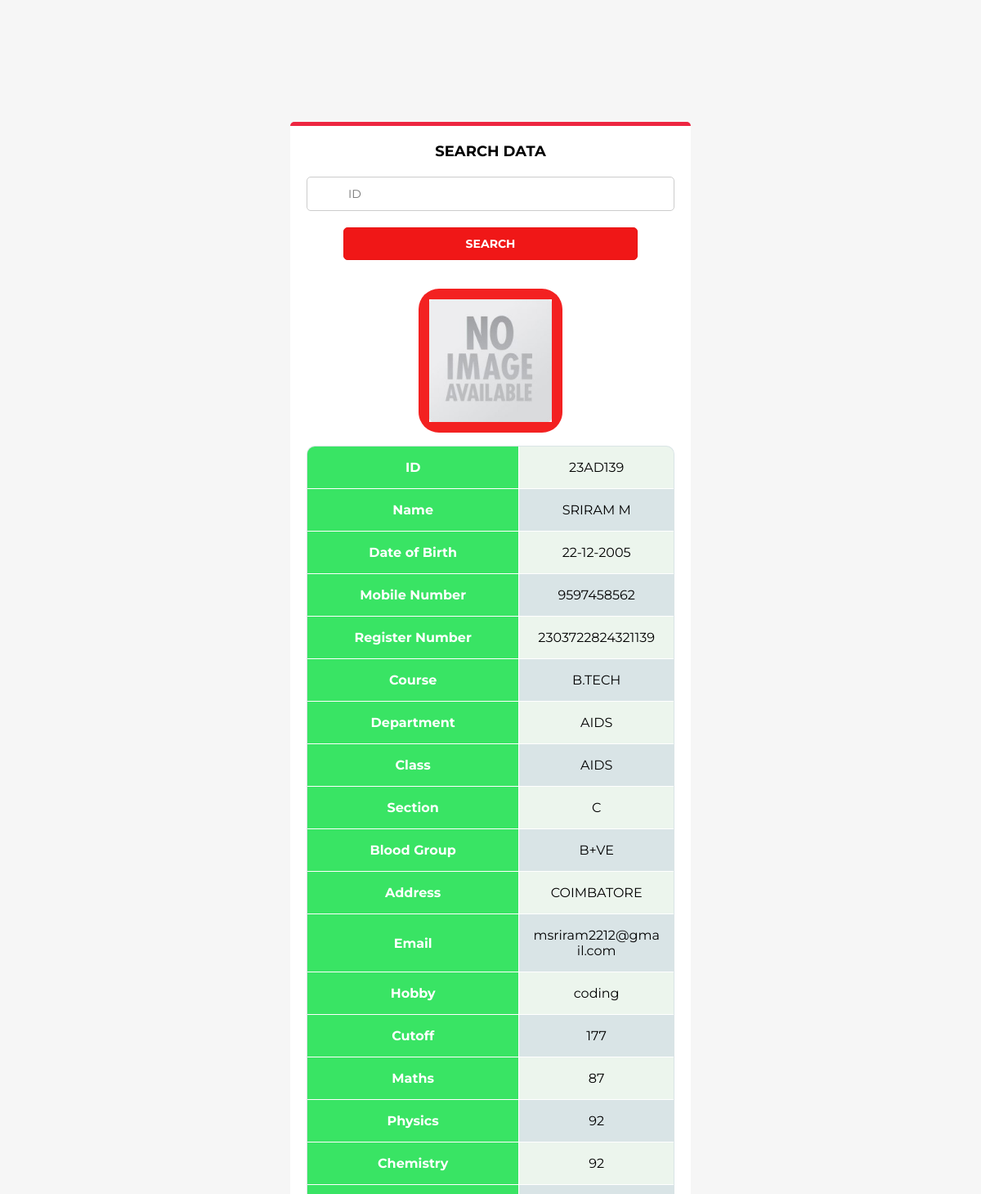
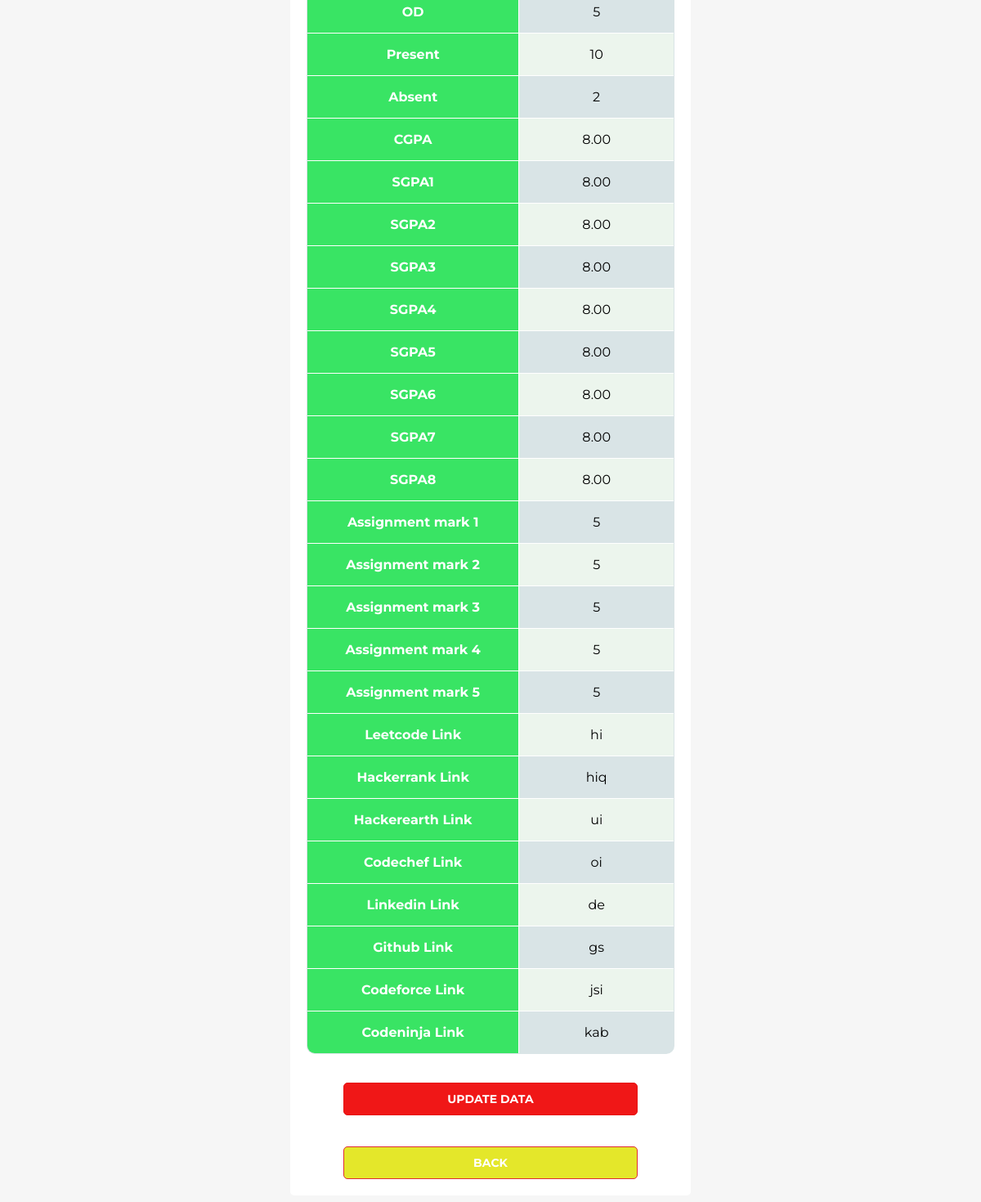
Page /search.php?id=23AD139 (signed in) on the committed database (2 pictures, top to bottom).
### tables this page shows
CREATE TABLE IF NOT EXISTS `students` (
  `STUD_ID` varchar(100) NOT NULL,
  `STUD_NAME` varchar(100) NOT NULL,
  `STUD_DOB` date NOT NULL,
  `STUD_PHONE` varchar(100) NOT NULL,
  `STUD_IC` varchar(100) NOT NULL, 
  `STUD_COURSE` varchar(100) NOT NULL,
  `STUD_DEPT` varchar(10) NOT NULL,
  `STUD_CLASS` varchar(100) NOT NULL,
  `STUD_SECTION` varchar(100) NOT NULL,
  `STUD_BLOODGROUP` varchar(100) NOT NULL,
  `STUD_ADDRESS` varchar(100) NOT NULL,
  `STUD_EMAIL` varchar(100) NOT NULL,
  `HOBBY` varchar(100) NOT NULL,
  `CUTOFF` FLOAT(100,2) NOT NULL ,
  `MATHS` FLOAT(100,2) NOT NULL,
  `PHYSICS` FLOAT(100,2) NOT NULL ,
  `CHEMISTRY` FLOAT(100,2) NOT NULL,
  `OD` INT(100) NOT NULL ,
  `A_P` INT(100) NOT NULL ,
  `A_A` INT(100) NOT NULL,
  `CGPA` DECIMAL(10,2) NOT NULL ,
  `SFGPA` DECIMAL(10,2) NOT NULL,
  `SSGPA` DECIMAL(10,2) NOT NULL ,
  `STGPA` DECIMAL(10,2) NOT NULL ,
  `SFOGPA` DECIMAL(10,2) NOT NULL ,
  `SFFGPA` DECIMAL(10,2) NOT NULL,
  `SSIGPA` DECIMAL(10,2) NOT NULL,
  `SSEGPA` DECIMAL(10,2) NOT NULL,
  `SEGPA` DECIMAL(10,2) NOT NULL,
  `FIMS` INT(11) NOT NULL,
  `SIMS` INT(11) NOT NULL,
  `TIMS` INT(11) NOT NULL,
  `FOIMS` INT(11) NOT NULL,
  `FFIMS` INT(11) NOT NULL,
  `FASM` INT(11) NOT NULL,
  `SASM` INT(11) NOT NULL,
  `TASM` INT(11) NOT NULL,
  `FOASM` INT(11) NOT NULL,
  `FFASM` INT(11) NOT NULL,
  `leet` varchar(100) NOT NULL,
  `HR` varchar(100) NOT NULL, 
  `HE` varchar(100) NOT NULL,
  `CC` varchar(100) NOT NULL,
  `LN` varchar(100) NOT NULL,
  `GT` varchar(100) NOT NULL,
  `CF` varchar(100) NOT NULL,
  `CN` varchar(100) NOT NULL
);

### search.php (the view, shortened to what this page needs)
<html>
<head>
<link rel="stylesheet" type="text/css" href="./css/design.css">
<link rel="stylesheet" type="text/css" href="./css/table.css">
</head>
<body>
<div class="logo"></div>
<div class="design-block">
<center>
<h1>Search Data</h1>
<form action="search.php" method="get">
<input type="text" value="" placeholder="ID" name="id">
<button>Search</button>
</form>
<?php
include 'config.php';
if(isset($_GET["id"])) {
	$id = (isset($_GET["id"]) ? $_GET["id"] : null);
	try {
		$conn = new PDO("mysql:host=$servername;dbname=$dbname", $username, $password);
		$conn->setAttribute(PDO::ATTR_ERRMODE, PDO::ERRMODE_EXCEPTION);
		$stmt = $conn->prepare("SELECT * FROM STUDENTS WHERE STUD_ID=?");
		$stmt->execute(array($id));
		$row = $stmt->fetch(PDO::FETCH_ASSOC);
		if($row) {
			$ids = $row['STUD_ID'];
			$namas = $row['STUD_NAME'];
			$date = date('d-m-Y', strtotime($row['STUD_DOB']));
			$telepon = $row['STUD_PHONE'];
			$reg = $row['STUD_IC'];
			$course = $row['STUD_COURSE'];
			$dept = $row['STUD_DEPT'];
			$class = $row['STUD_CLASS'];
			$section = $row['STUD_SECTION'];
			$bloodgroup = $row['STUD_BLOODGROUP'];
			$address = $row['STUD_ADDRESS'];
			$email = $row['STUD_EMAIL'];
			$hobby = $row['HOBBY'];
			$cutoff = $row['CUTOFF'];
			$maths = $row['MATHS'];
			$physics = $row['PHYSICS'];
			$chemistry = $row['CHEMISTRY'];
			$od = $row['OD'];
			$present = $row['A_P'];
			$absent = $row['A_A'];
			$cgpa = $row['CGPA'];
			$sgpa1 = $row['SFGPA'];
			$sgpa2 = $row['SSGPA'];
			$sgpa3 = $row['STGPA'];
			$sgpa4 = $row['SFOGPA'];
			$sgpa5 = $row['SFFGPA'];
			$sgpa6 = $row['SSIGPA'];
			$sgpa7 = $row['SSEGPA'];
			$sgpa8 = $row['SEGPA'];
			$asm1 = $row['FASM'];
			$asm2 = $row['SASM'];
			$asm3 = $row['TASM'];
			$asm4 = $row['FOASM'];
			$asm5 = $row['FFASM'];
			$leetcode = $row['leet'];
			$hackerrank = $row['HR'];
			$hackerearth = $row['HE'];
			$codechef = $row['CC'];
			$linkedin = $row['LN'];
			$github = $row['GT'];
			$codeforce = $row['CF'];
			$codeninja = $row['CN'];
			echo "<br><center>";
			echo "<div class='imgBorder'>";
			$imagePath = "./images/userimg/noimage.jpg";
			if(file_exists($imagePath)) {
				echo "<img width=150px height=150px src='{$imagePath}'></img>";
			} else {
				echo "<img width=150px height=150px src='./images/userimg/noimage.jpg'></img>";
			}
			echo "</div>";
			echo "<table class='responstable'>";
			echo "<tr><th>ID</th><td>{$ids}</td></tr>";
			echo "<tr><th>Name</th><td>{$namas}</td></tr>";
			echo "<tr><th>Date of Birth</th><td>{$date}</td></tr>";
			echo "<tr><th>Mobile Number</th><td>{$telepon}</td></tr>";
			echo "<tr><th>Register Number</th><td>{$reg}</td></tr>";
			echo "<tr><th>Course</th><td>{$course}</td></tr>";
			echo "<tr><th>Department</th><td>{$dept}</td></tr>";
			echo "<tr><th>Class</th><td>{$class}</td></tr>";
			echo "<tr><th>Section</th><td>{$section}</td></tr>";
			echo "<tr><th>Blood Group</th><td>{$bloodgroup}</td></tr>";
			echo "<tr><th>Address</th><td>{$address}</td></tr>";
			echo "<tr><th>Email</th><td>{$email}</td></tr>";
			echo "<tr><th>Hobby</th><td>{$hobby}</td></tr>";
			echo "<tr><th>Cutoff</th><td>{$cutoff}</td></tr>";
			echo "<tr><th>Maths</th><td>{$maths}</td></tr>";
			echo "<tr><th>Physics</th><td>{$physics}</td></tr>";
			echo "<tr><th>Chemistry</th><td>{$chemistry}</td></tr>";
			echo "<tr><th>OD</th><td>{$od}</td></tr>";
			echo "<tr><th>Present</th><td>{$present}</td></tr>";
			echo "<tr><th>Absent</th><td>{$absent}</td></tr>";
			echo "<tr><th>CGPA</th><td>{$cgpa}</td></tr>";
			echo "<tr><th>SGPA1</th><td>{$sgpa1}</td></tr>";
			echo "<tr><th>SGPA2</th><td>{$sgpa2}</td></tr>";
			echo "<tr><th>SGPA3</th><td>{$sgpa3}</td></tr>";
			echo "<tr><th>SGPA4</th><td>{$sgpa4}</td></tr>";
			echo "<tr><th>SGPA5</th><td>{$sgpa5}</td></tr>";
			echo "<tr><th>SGPA6</th><td>{$sgpa6}</td></tr>";
			echo "<tr><th>SGPA7</th><td>{$sgpa7}</td></tr>";
			echo "<tr><th>SGPA8</th><td>{$sgpa8}</td></tr>";
			echo "<tr><th>Assignment mark 1</th><td>{$asm1}</td></tr>";
			echo "<tr><th>Assignment mark 2</th><td>{$asm2}</td></tr>";
			echo "<tr><th>Assignment mark 3</th><td>{$asm3}</td></tr>";
			echo "<tr><th>Assignment mark 4</th><td>{$asm4}</td></tr>";
			echo "<tr><th>Assignment mark 5</th><td>{$asm5}</td></tr>";
			echo "<tr><th>Leetcode Link</th><td>{$leetcode}</td></tr>";
			echo "<tr><th>Hackerrank Link</th><td>{$hackerrank}</td></tr>";
			echo "<tr><th>Hackerearth Link</th><td>{$hackerearth}</td></tr>";
			echo "<tr><th>Codechef Link</th><td>{$codechef}</td></tr>";
			echo "<tr><th>Linkedin Link</th><td>{$linkedin}</td></tr>";
			echo "<tr><th>Github Link</th><td>{$github}</td></tr>";
			echo "<tr><th>Codeforce Link</th><td>{$codeforce}</td></tr>";
			echo "<tr><th>Codeninja Link</th><td>{$codeninja}</td></tr>";
			echo "</table>";
			echo "<br><a href='update.php?id={$id}'><button type='button'>Update Data</button></a><br>";
		} else {
			echo "<p>No data found for the given ID.</p>";
		}
	} catch (PDOException $e) {
		echo "Connection failed: " . $e->getMessage();
	}
}
?>
<br><br>
<div class="back-but">
	<a href="home.php"><button type="button">Back</button></a><br>
</div>
</center>
</div>
</body>
</html>

### css/design.css (style rules this page uses)
body { background-color: rgba(15, 15, 15, 0.034); background-size: cover; font-family: Montserrat; }
.logo { width: 213px; height: 89px; background: url('images\logo.jpg') no-repeat; margin: 30px auto; }
.design-block { width: 450px; padding: 20px; background: #fff; border-radius: 5px; border-top: 5px solid hsl(352, 85%, 54%); margin: 0 auto; }
.design-block h1 { text-align: center; color: #000; font-size: 18px; text-transform: uppercase; margin-top: 0; margin-bottom: 20px; }
.design-block button { width: 80%; height: 40px; background: #f01717; box-sizing: border-box; border-radius: 5px; border: 1px solid #e61515; color: #fff; font-weight: bold; text-transform: uppercase; font-size: 14px; font-family: Montserrat; outline: none; cursor: pointer; }
.back-but button { width: 80%; height: 40px; background: #E4E72A; box-sizing: border-box; border-radius: 5px; border: 1px solid #df2c35; color: #fff; font-weight: bold; text-transform: uppercase; font-size: 14px; font-family: Montserrat; outline: none; cursor: pointer; }
.design-block input { width: 100%; height: 42px; box-sizing: border-box; border-radius: 5px; border: 1px solid #ccc; margin-bottom: 20px; font-size: 14px; font-family: Montserrat; padding: 0 20px 0 50px; outline: none; }
.imgBorder { border-radius: 25px; background: #f32121; padding: 13px; width: 150px; height: 150px; }

### css/table.css (style rules this page uses)
.responstable { margin: 1em 0; width: 100%; overflow: hidden; background: #D9E4E6; color: #000000; border-radius: 10px; border: 1px solid #a6e3ee; }
.responstable tr { border: 1px solid #D9E4E6; }
.responstable tr:nth-child(odd) { background-color: #ecf5ed; }
.responstable th { display: none; border: 1px solid #FFF; background-color: #39e464; color: #FFF; padding: 1em; }
.responstable th:first-child { display: table-cell; text-align: center; }
.responstable td { display: block; word-wrap: break-word; max-width: 7em; }
@media (min-width: 480px) { .responstable td { border: 1px solid #FFF; } }
.responstable th, .responstable td { text-align: center; margin: .5em 1em; }
@media (min-width: 480px) { .responstable th, .responstable td { display: table-cell; padding: 1em; } }

### search.php (style rules this page uses)
table, th, td { border: 1px solid black; border-collapse: collapse; }
th, td { padding: 5px; }

### rows in the picture
students: STUD_ID "23AD139", STUD_NAME "SRIRAM M", STUD_DOB "22-12-2005", STUD_PHONE "9597458562", STUD_IC "2303722824321139", STUD_COURSE "B.TECH", STUD_DEPT "AIDS", STUD_CLASS "AIDS", STUD_SECTION "C", STUD_BLOODGROUP "B+VE", STUD_ADDRESS "COIMBATORE", STUD_EMAIL "msriram2212@gmail.com", HOBBY "coding", CUTOFF "177", MATHS "87", PHYSICS "92", CHEMISTRY "92", OD "5", A_P "10", A_A "2", CGPA "8.00", SFGPA "8.00", SSGPA "8.00", STGPA "8.00", SFOGPA "8.00", SFFGPA "8.00", SSIGPA "8.00", SSEGPA "8.00", SEGPA "8.00", FASM "5", SASM "5", TASM "5", FOASM "5", FFASM "5", leet "hi", HR "hiq", HE "ui", CC "oi", LN "de", GT "gs", CF "jsi", CN "kab"
